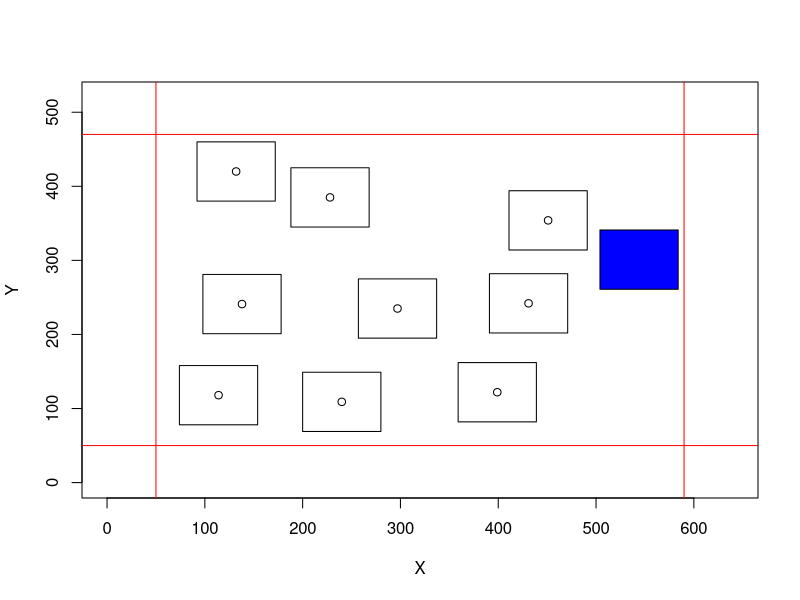

The R script that drew this image:
### R code for randomly build navigation scenarios 

# set parameters 
n <- 10             # number of cues
distance <- 100     # minimum distance
radious <- 40       # dimensions of the square

# generate points with uniform spatial distribution 
Points <- data.frame(X = trunc(runif(1, min=50+(radious), max=590-(radious))), Y = trunc(runif(1, min=50+(radious), max=470-(radious))))
while(nrow(Points) < n) {
    aux <- rbind(Points, data.frame(X = trunc(runif(1, min=50+(radious), max=590-(radious))), Y = trunc(runif(1, min=50+(radious), max=470-(radious)))))
    # if minimum distance is satisfied, add the new point 
    if (min(dist(aux)) > distance) {Points <- aux}
}

# plot the scenario
plot(Points, xlim=c(0, 640), ylim=c(0, 520))
# add border lines
abline(h=50, col='red'); abline(h=470, col='red')
abline(v=50, col='red'); abline(v=590, col='red')
# draw the squares
rect(Points[1,1] - radious, Points[1,2] + radious, Points[1,1] + radious, Points[1,2] - radious, col='blue')
for (i in 2:nrow(Points)) {
    rect(Points[i,1] - radious, Points[i,2] + radious, Points[i,1] + radious, Points[i,2] - radious)
}

# write points output in a csv file 
write.csv(Points, file='points.csv')

# write processing code for the scenario in a txt file 
write('\n//in playSound()\n\nif(ActiveSound) {', file = 'data.txt',append = T)
for (i in 1:n) {
    var <- paste('if (v1.x > ', as.character(trunc(Points[i,1]-radious)), 
            ' && v1.x < ', as.character(trunc(Points[i,1]+radious)), 
            ' && v1.y > ', as.character(trunc(Points[i,2]-radious)), ' && v1.y < ', 
            as.character(trunc(Points[i,2]+radious)), 
            ') {\n  if(!song', as.character(i), '.isPlaying()) {\n    song', 
            as.character(i), '.play();\n    song', 
            as.character(i), '.rewind();\n  }\n}', sep='')
   write(var, file = "data.txt",append = T)
}
write('}', file = 'data.txt',append = T)
